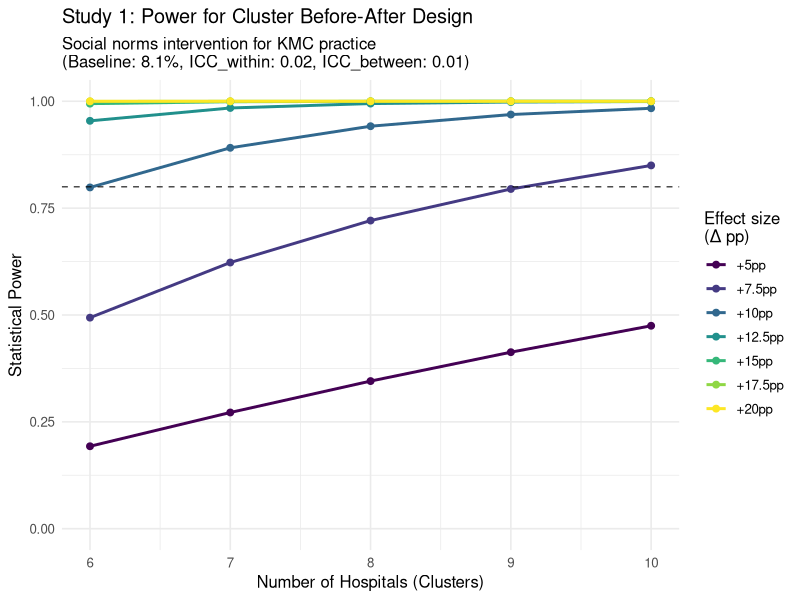

Here is the R script that generated this plot:
library(tidyverse)

#==========================================
# Cluster Before-After Design Power Calculator
# Study 1: Social Norms Intervention vs Default CCP for KMC
# Design: All clusters simultaneously experience control → washout → intervention
#==========================================

cluster_before_after_power <- function(
    p1,                     # baseline proportion (0–1)
    p2,                     # treatment proportion (0–1)
    clusters,               # number of hospitals (clusters)
    births_per_week,        # avg births per hospital per week
    weeks_control      = 2, # length of control period (weeks)
    weeks_washout      = 2, # length of washout period (weeks; data excluded)
    weeks_intervention = 2, # length of intervention period (weeks)
    icc_within         = 0.02,  # within-period intra-cluster correlation
    icc_between        = 0.01,  # between-period correlation (usually < icc_within)
    alpha              = 0.05,  # two-sided significance level
    use_t              = TRUE,  # use t-crit when clusters < 30
    time_trend         = 0      # linear time trend per period (optional)
) {
  
  # Input validation
  if (!is.numeric(p1) || p1 < 0 || p1 > 1) stop("p1 must be between 0 and 1")
  if (!is.numeric(p2) || p2 < 0 || p2 > 1) stop("p2 must be between 0 and 1")
  if (clusters < 2) stop("Need at least 2 clusters")
  if (!is.numeric(icc_within) || icc_within < 0 || icc_within > 1) stop("icc_within must be between 0 and 1")
  if (!is.numeric(icc_between) || icc_between < 0 || icc_between > 1) stop("icc_between must be between 0 and 1")
  if (icc_between > icc_within) warning("icc_between typically should be <= icc_within")
  
  # Cluster-period sizes (washout dropped)
  m0 <- weeks_control * births_per_week       # control period size
  m1 <- weeks_intervention * births_per_week  # intervention period size
  
  # Variance calculation for cluster before-after design
  # Based on Donner & Klar (2000) and modifications for temporal correlation
  
  # Outcome variance under null
  sigma2 <- p1 * (1 - p1)
  
  # Design effects for each period
  DE0 <- 1 + (m0 - 1) * icc_within  # control period
  DE1 <- 1 + (m1 - 1) * icc_within  # intervention period
  
  # Variance of difference between periods
  # Accounts for within-cluster correlation between time periods
  var_diff_per_cluster <- (sigma2 * DE0 / m0) + (sigma2 * DE1 / m1) - 
                         2 * sqrt((sigma2 * DE0 / m0) * (sigma2 * DE1 / m1)) * icc_between
  
  # Standard error of treatment effect
  se_beta <- sqrt(var_diff_per_cluster / clusters)
  
  # Adjust for potential time trend
  delta_adjusted <- abs(p2 - p1) - abs(time_trend)
  
  # Critical value
  if (use_t && clusters < 30) {
    df <- clusters - 1
    crit <- qt(1 - alpha/2, df = df)
  } else {
    crit <- qnorm(1 - alpha/2)
  }
  
  # Power calculation
  power <- pnorm(delta_adjusted / se_beta - crit) + 
           pnorm(-delta_adjusted / se_beta - crit)
  
  # Return comprehensive results
  list(
    design                = "cluster_before_after",
    p1                    = p1,
    p2                    = p2,
    clusters              = clusters,
    weeks_control         = weeks_control,
    weeks_washout         = weeks_washout,
    weeks_intervention    = weeks_intervention,
    births_per_week       = births_per_week,
    m0                    = m0,
    m1                    = m1,
    icc_within            = icc_within,
    icc_between           = icc_between,
    time_trend            = time_trend,
    design_effect_control = DE0,
    design_effect_treat   = DE1,
    sigma2                = sigma2,
    var_diff_per_cluster  = var_diff_per_cluster,
    se_estimate           = se_beta,
    critical_value        = crit,
    delta_unadjusted      = abs(p2 - p1),
    delta_adjusted        = delta_adjusted,
    power                 = power
  )
}

#==========================================
# Study 1 Power Analysis
#==========================================

# Average births per week across 8 Karnataka hospitals
births_per_week_karnataka <- mean(c(259.78, 169.56, 145.44, 133.33,
                                   125.00, 114.11, 102.99, 101.11)) / 31 * 7

cat("Study 1: Social Norms Intervention for KMC Practice\n")
cat("Design: Cluster before-after with washout\n")
cat("Baseline births per week per hospital:", round(births_per_week_karnataka, 1), "\n\n")

#===========================
# Primary power calculation
#===========================

primary_result <- cluster_before_after_power(
  p1                 = 0.081,  # baseline KMC practice rate
  p2                 = 0.181,  # expected rate with intervention (+10pp)
  clusters           = 8,      # 8 Karnataka hospitals
  births_per_week    = births_per_week_karnataka,
  weeks_control      = 2,
  weeks_washout      = 2,
  weeks_intervention = 2,
  icc_within         = 0.02,   # within-period ICC
  icc_between        = 0.01,   # between-period correlation (conservative)
  alpha              = 0.05,
  use_t              = TRUE
)

cat("Primary Analysis Results:\n")
cat("Expected power:", round(primary_result$power, 3), "\n")
cat("Standard error:", round(primary_result$se_estimate, 4), "\n")
cat("Effect size:", round(primary_result$delta_unadjusted, 3), "\n\n")

#===========================
# Sensitivity analyses
#===========================

# 1. Different ICC values
icc_scenarios <- data.frame(
  icc_within = c(0.01, 0.02, 0.03, 0.05),
  icc_between = c(0.005, 0.01, 0.015, 0.025)  # typically half of within-period ICC
)

icc_results <- map2_dfr(icc_scenarios$icc_within, icc_scenarios$icc_between, function(icc_w, icc_b) {
  res <- cluster_before_after_power(
    p1 = 0.081, p2 = 0.181, clusters = 8,
    births_per_week = births_per_week_karnataka,
    weeks_control = 2, weeks_washout = 2, weeks_intervention = 2,
    icc_within = icc_w, icc_between = icc_b,
    alpha = 0.05, use_t = TRUE
  )
  data.frame(
    icc_within = icc_w,
    icc_between = icc_b,
    power = res$power,
    se = res$se_estimate
  )
})

cat("Sensitivity Analysis - ICC Values:\n")
print(icc_results, digits = 3)
cat("\n")

# 2. Different effect sizes and cluster numbers
effect_sizes <- seq(0.05, 0.20, by = 0.025)  # 5pp to 20pp
cluster_numbers <- 6:10

scenario_grid <- expand.grid(
  delta = effect_sizes,
  clusters = cluster_numbers
)

scenario_results <- map2_dfr(scenario_grid$delta, scenario_grid$clusters, function(d, k) {
  res <- cluster_before_after_power(
    p1 = 0.081, p2 = 0.081 + d, clusters = k,
    births_per_week = births_per_week_karnataka,
    weeks_control = 2, weeks_washout = 2, weeks_intervention = 2,
    icc_within = 0.02, icc_between = 0.01,
    alpha = 0.05, use_t = TRUE
  )
  data.frame(
    delta = d,
    clusters = k,
    power = res$power
  )
})

# 3. Time trend sensitivity
time_trend_scenarios <- c(0, 0.01, 0.02, -0.01, -0.02)  # ±1-2pp per period

trend_results <- map_dfr(time_trend_scenarios, function(trend) {
  res <- cluster_before_after_power(
    p1 = 0.081, p2 = 0.181, clusters = 8,
    births_per_week = births_per_week_karnataka,
    weeks_control = 2, weeks_washout = 2, weeks_intervention = 2,
    icc_within = 0.02, icc_between = 0.01,
    alpha = 0.05, use_t = TRUE, time_trend = trend
  )
  data.frame(
    time_trend = trend,
    power = res$power,
    delta_adjusted = res$delta_adjusted
  )
})

cat("Sensitivity Analysis - Time Trends:\n")
print(trend_results, digits = 3)
cat("\n")

#===========================
# Visualization
#===========================

# Power by effect size and clusters
power_plot <- ggplot(scenario_results, aes(x = clusters, y = power, color = factor(delta))) +
  geom_line(size = 1) +
  geom_point(size = 2) +
  geom_hline(yintercept = 0.8, linetype = "dashed", alpha = 0.7) +
  scale_color_viridis_d(
    name = "Effect size\n(Δ pp)",
    labels = paste0("+", scenario_results %>% distinct(delta) %>% pull(delta) * 100, "pp")
  ) +
  scale_x_continuous(breaks = cluster_numbers) +
  labs(
    x = "Number of Hospitals (Clusters)",
    y = "Statistical Power",
    title = "Study 1: Power for Cluster Before-After Design",
    subtitle = "Social norms intervention for KMC practice\n(Baseline: 8.1%, ICC_within: 0.02, ICC_between: 0.01)"
  ) +
  ylim(0, 1) +
  theme_minimal(base_size = 12) +
  theme(legend.position = "right")

print(power_plot)

#===========================
# Design recommendations
#===========================

cat("DESIGN RECOMMENDATIONS:\n")
cat("1. Washout period: 2 weeks may be insufficient for behavioral interventions\n")
cat("   Consider 4+ weeks to prevent contamination\n\n")
cat("2. Temporal trends: Include hospital-specific time trends in analysis\n")
cat("   Consider external controls if available\n\n")
cat("3. ICC assumptions: Validate with pilot data if possible\n")
cat("   Between-period correlation is critical but often unknown\n\n")
cat("4. Sample size: With 8 hospitals and 10pp effect, power =", round(primary_result$power, 2), "\n")
cat("   Consider 10+ hospitals for more robust results\n\n")
cat("5. Analysis plan: Use mixed-effects models with:\n")
cat("   - Hospital random effects\n")
cat("   - Period fixed effects\n")
cat("   - Robust standard errors\n")